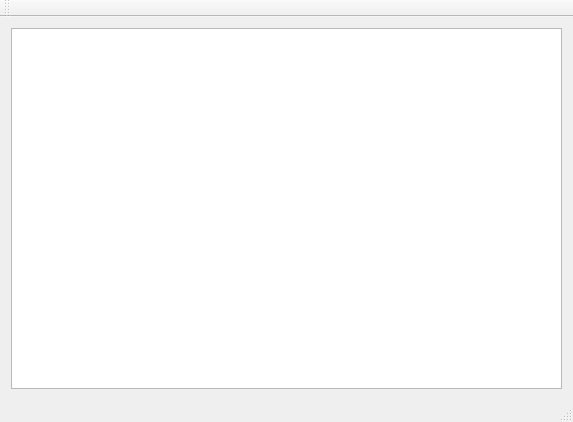
<?xml version="1.0" encoding="UTF-8"?>
<ui version="4.0">
 <class>MainWindow</class>
 <widget class="QMainWindow" name="MainWindow">
  <property name="geometry">
   <rect>
    <x>0</x>
    <y>0</y>
    <width>573</width>
    <height>422</height>
   </rect>
  </property>
  <property name="windowTitle">
   <string>MainWindow</string>
  </property>
  <widget class="QWidget" name="centralWidget">
   <layout class="QVBoxLayout" name="verticalLayout">
    <item>
     <widget class="QTableView" name="tableView"/>
    </item>
   </layout>
  </widget>
  <widget class="QMenuBar" name="menuBar">
   <property name="geometry">
    <rect>
     <x>0</x>
     <y>0</y>
     <width>573</width>
     <height>21</height>
    </rect>
   </property>
  </widget>
  <widget class="QToolBar" name="mainToolBar">
   <attribute name="toolBarArea">
    <enum>TopToolBarArea</enum>
   </attribute>
   <attribute name="toolBarBreak">
    <bool>false</bool>
   </attribute>
  </widget>
  <widget class="QStatusBar" name="statusBar"/>
 </widget>
 <layoutdefault spacing="6" margin="11"/>
 <resources/>
 <connections/>
</ui>
